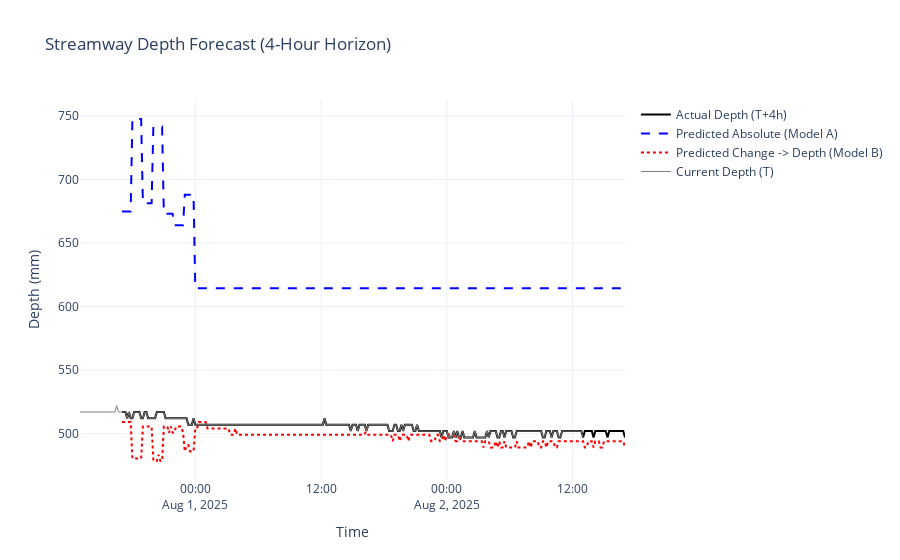

Here is the notebook cell this chart was saved with:
### Code cell
# 6. Visualization with Plotly

# Select a window to plot
window_start = test.index[0]
window_end = window_start + pd.Timedelta(days=2)
plot_data = test.loc[window_start:window_end]
plot_preds_a = pred_depth[:len(plot_data)]
plot_preds_b = pred_depth_reconstructed[:len(plot_data)]

# Create Figure
fig = go.Figure()

# Actual Depth (Target)
fig.add_trace(go.Scatter(
    x=plot_data.index + pd.Timedelta(hours=4),
    y=plot_data['target_depth'],
    mode='lines',
    name='Actual Depth (T+4h)',
    line=dict(color='black', width=2)
))

# Model A Predictions
fig.add_trace(go.Scatter(
    x=plot_data.index + pd.Timedelta(hours=4),
    y=plot_preds_a,
    mode='lines',
    name='Predicted Absolute (Model A)',
    line=dict(color='blue', width=2, dash='dash')
))

# Model B Predictions
fig.add_trace(go.Scatter(
    x=plot_data.index + pd.Timedelta(hours=4),
    y=plot_preds_b,
    mode='lines',
    name='Predicted Change -> Depth (Model B)',
    line=dict(color='red', width=2, dash='dot')
))

# Current Depth (Input)
fig.add_trace(go.Scatter(
    x=plot_data.index,
    y=plot_data['streamway_depth_mm'],
    mode='lines',
    name='Current Depth (T)',
    line=dict(color='gray', width=1)
))

fig.update_layout(
    title='Streamway Depth Forecast (4-Hour Horizon)',
    xaxis_title='Time',
    yaxis_title='Depth (mm)',
    template='plotly_white',
    hovermode='x unified'
)

fig.show()

### Figure 1 — Plotly figure (JSON) as saved in the notebook; plotly's stock layout.template omitted (floating-point values rounded to 4 significant figures; data arrays with more than 128 entries replaced by an {"elided": "..."} marker saying what was removed)
{"data": [{"line": {"color": "black", "width": 2}, "mode": "lines", "name": "Actual Depth (T+4h)", "type": "scatter", "x": {"elided": "289 str values"}, "y": {"elided": "289 float values"}}, {"line": {"color": "blue", "dash": "dash", "width": 2}, "mode": "lines", "name": "Predicted Absolute (Model A)", "type": "scatter", "x": {"elided": "289 str values"}, "y": {"elided": "289 float values"}}, {"line": {"color": "red", "dash": "dot", "width": 2}, "mode": "lines", "name": "Predicted Change -> Depth (Model B)", "type": "scatter", "x": {"elided": "289 str values"}, "y": {"elided": "289 float values"}}, {"line": {"color": "gray", "width": 1}, "mode": "lines", "name": "Current Depth (T)", "type": "scatter", "x": {"elided": "289 str values"}, "y": {"elided": "289 float values"}}], "layout": {"hovermode": "x unified", "title": {"text": "Streamway Depth Forecast (4-Hour Horizon)"}, "xaxis": {"title": {"text": "Time"}}, "yaxis": {"title": {"text": "Depth (mm)"}}}}
